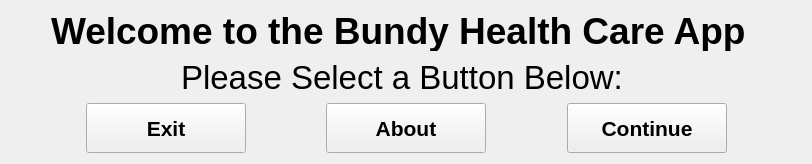
   <widget class="QWidget" name="Welcome_Page">
    <layout class="QVBoxLayout" name="verticalLayout">
     <item>
      <layout class="QHBoxLayout" name="horizontalLayout_3">
       <item>
        <spacer name="horizontalSpacer_11">
         <property name="orientation">
          <enum>Qt::Horizontal</enum>
         </property>
         <property name="sizeHint" stdset="0">
          <size>
           <width>40</width>
           <height>20</height>
          </size>
         </property>
        </spacer>
       </item>
       <item>
        <widget class="QLabel" name="label">
         <property name="minimumSize">
          <size>
           <width>750</width>
           <height>40</height>
          </size>
         </property>
         <property name="maximumSize">
          <size>
           <width>750</width>
           <height>40</height>
          </size>
         </property>
         <property name="font">
          <font>
           <pointsize>28</pointsize>
           <weight>75</weight>
           <bold>true</bold>
          </font>
         </property>
         <property name="text">
          <string>Welcome to the Bundy Health Care App</string>
         </property>
        </widget>
       </item>
      </layout>
     </item>
     <item>
      <layout class="QHBoxLayout" name="horizontalLayout_4">
       <item>
        <spacer name="horizontalSpacer_9">
         <property name="orientation">
          <enum>Qt::Horizontal</enum>
         </property>
         <property name="sizeHint" stdset="0">
          <size>
           <width>40</width>
           <height>20</height>
          </size>
         </property>
        </spacer>
       </item>
       <item>
        <widget class="QLabel" name="label_2">
         <property name="minimumSize">
          <size>
           <width>450</width>
           <height>40</height>
          </size>
         </property>
         <property name="maximumSize">
          <size>
           <width>450</width>
           <height>40</height>
          </size>
         </property>
         <property name="font">
          <font>
           <pointsize>25</pointsize>
          </font>
         </property>
         <property name="text">
          <string>Please Select a Button Below:</string>
         </property>
        </widget>
       </item>
       <item>
        <spacer name="horizontalSpacer_10">
         <property name="orientation">
          <enum>Qt::Horizontal</enum>
         </property>
         <property name="sizeHint" stdset="0">
          <size>
           <width>40</width>
           <height>20</height>
          </size>
         </property>
        </spacer>
       </item>
      </layout>
     </item>
     <item>
      <layout class="QHBoxLayout" name="horizontalLayout_2">
       <item>
        <spacer name="horizontalSpacer_6">
         <property name="orientation">
          <enum>Qt::Horizontal</enum>
         </property>
         <property name="sizeHint" stdset="0">
          <size>
           <width>40</width>
           <height>20</height>
          </size>
         </property>
        </spacer>
       </item>
       <item>
        <widget class="QPushButton" name="Exit_Button">
         <property name="minimumSize">
          <size>
           <width>160</width>
           <height>50</height>
          </size>
         </property>
         <property name="maximumSize">
          <size>
           <width>160</width>
           <height>50</height>
          </size>
         </property>
         <property name="font">
          <font>
           <pointsize>16</pointsize>
           <weight>75</weight>
           <bold>true</bold>
          </font>
         </property>
         <property name="text">
          <string>Exit</string>
         </property>
        </widget>
       </item>
       <item>
        <spacer name="horizontalSpacer_51">
         <property name="orientation">
          <enum>Qt::Horizontal</enum>
         </property>
         <property name="sizeHint" stdset="0">
          <size>
           <width>40</width>
           <height>20</height>
          </size>
         </property>
        </spacer>
       </item>
       <item>
        <widget class="QPushButton" name="Author_Button">
         <property name="minimumSize">
          <size>
           <width>160</width>
           <height>50</height>
          </size>
         </property>
         <property name="maximumSize">
          <size>
           <width>160</width>
           <height>50</height>
          </size>
         </property>
         <property name="font">
          <font>
           <pointsize>16</pointsize>
           <weight>75</weight>
           <bold>true</bold>
          </font>
         </property>
         <property name="text">
          <string>About</string>
         </property>
        </widget>
       </item>
       <item>
        <spacer name="horizontalSpacer_7">
         <property name="orientation">
          <enum>Qt::Horizontal</enum>
         </property>
         <property name="sizeHint" stdset="0">
          <size>
           <width>40</width>
           <height>20</height>
          </size>
         </property>
        </spacer>
       </item>
       <item>
        <widget class="QPushButton" name="Continue_Button">
         <property name="minimumSize">
          <size>
           <width>160</width>
           <height>50</height>
          </size>
         </property>
         <property name="maximumSize">
          <size>
           <width>160</width>
           <height>50</height>
          </size>
         </property>
         <property name="font">
          <font>
           <pointsize>16</pointsize>
           <weight>75</weight>
           <bold>true</bold>
          </font>
         </property>
         <property name="text">
          <string>Continue</string>
         </property>
        </widget>
       </item>
       <item>
        <spacer name="horizontalSpacer_8">
         <property name="orientation">
          <enum>Qt::Horizontal</enum>
         </property>
         <property name="sizeHint" stdset="0">
          <size>
           <width>40</width>
           <height>20</height>
          </size>
         </property>
        </spacer>
       </item>
      </layout>
     </item>
    </layout>
   </widget>
